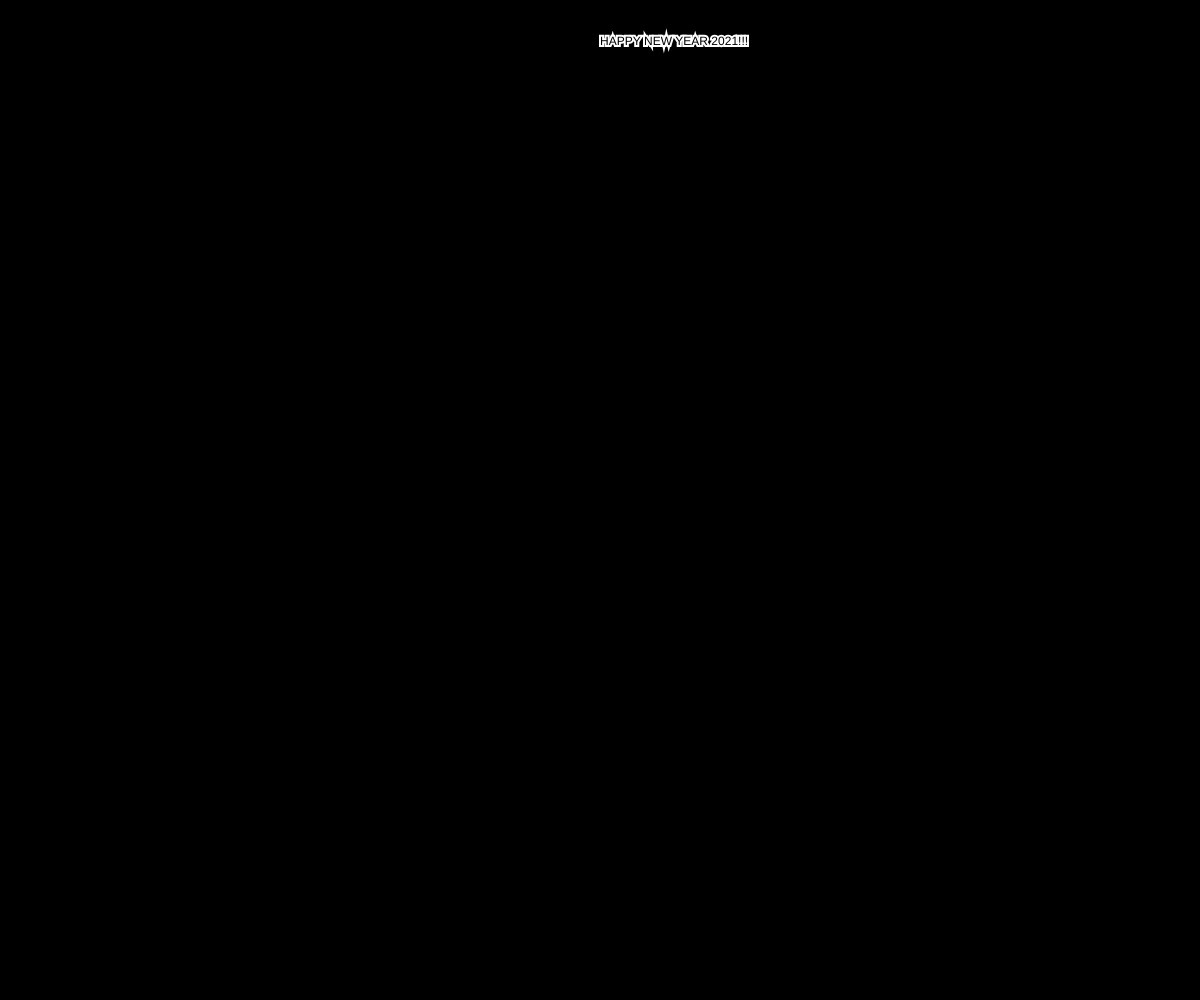
Frame 1 (no input)
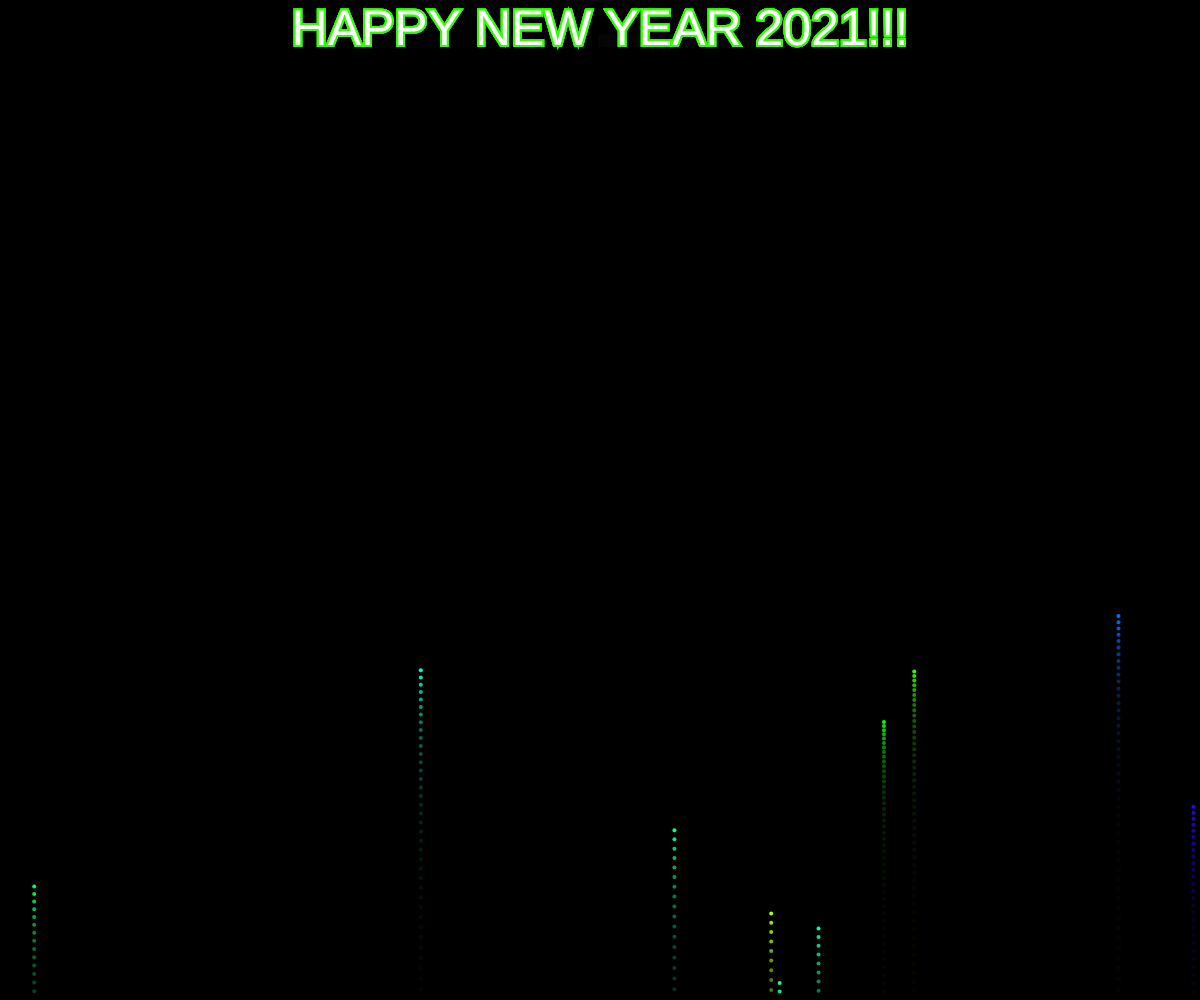
Frame 60 (no input)
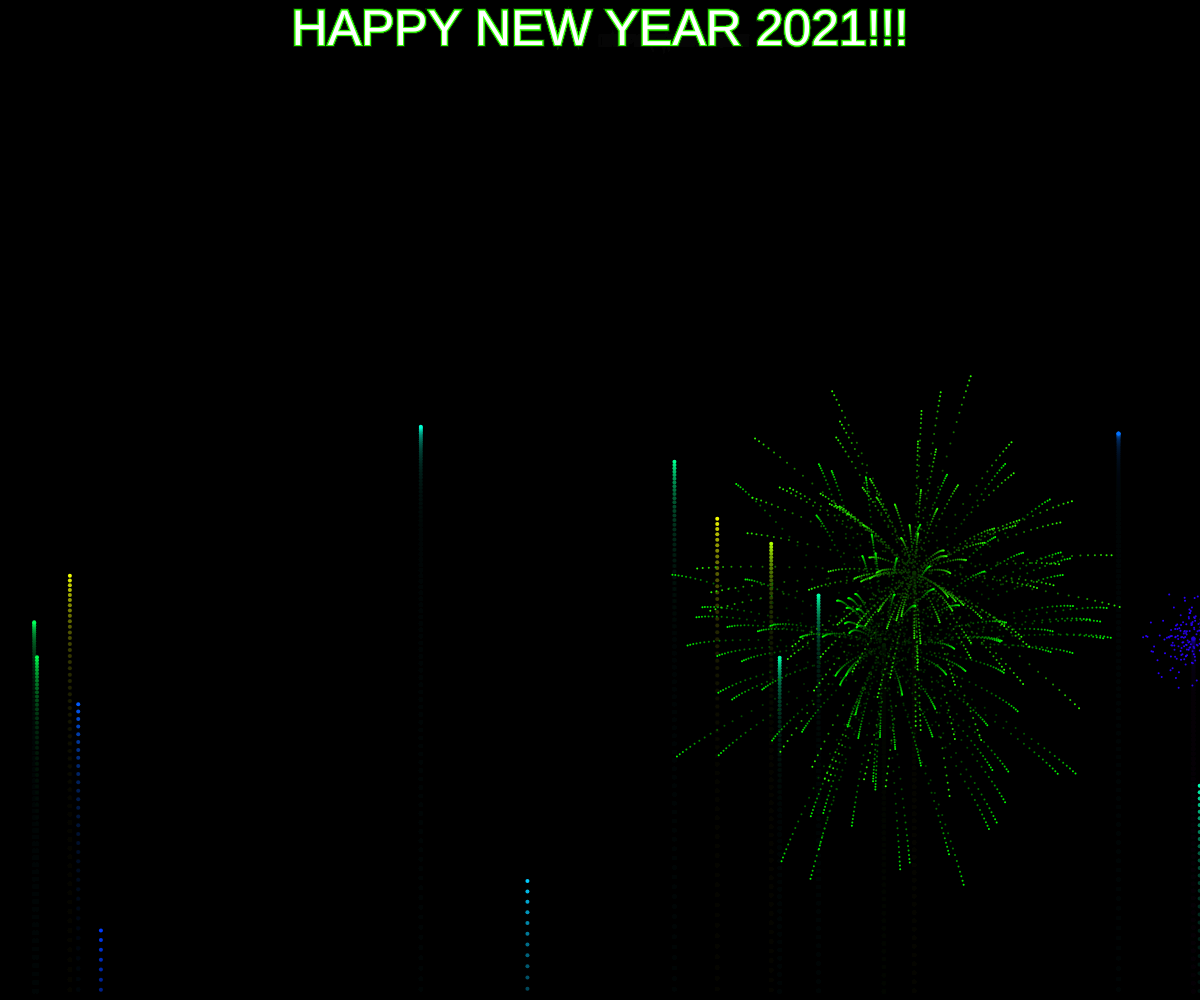
Frame 120 (the mouse pressed at the canvas centre since frame 60)

The p5.js sketch that drew these frames (run headless with seeded random() and noise() and a simulated clock; from frame 60 on, the mouse is pressed at the canvas centre):

// p5.js sketch
// ── sketch.js
var fireworks = [];
var gravity;

function setup() {
  createCanvas(windowWidth, windowHeight);
  colorMode(HSB);
  gravity = createVector(0, 0.1);
  stroke(255);
  strokeWeight(4);
  background(0);
}

function draw() {
  colorMode(RGB);
  background(0, 0, 0, 25);
  if (random(1) < 0.1) {
    fireworks.push(new Firework());
  }

  for (var i = fireworks.length - 1; i >= 0; i--) {
    fireworks[i].update();
    fireworks[i].show();
    if (fireworks[i].done()) {
      fireworks.splice(i, 1);
    }
  }

  text("HAPPY NEW YEAR 2021!!!", width / 2, 45);
  textAlign(CENTER);
  fill(255, 25);
  textSize(50);


}

// ── firework.js
function Firework() {

  this.hu = random(255);
  this.firework = new Particle(random(width), height, this.hu, true);
  this.exploded = false;
  this.particles = [];

  this.done = function() {
    if (this.exploded && this.particles.length === 0) {
      return true;
    } else {
      return false;
    }
  }

  this.update = function() {
    if (!this.exploded) {
      this.firework.applyForce(gravity);
      this.firework.update();
      if (this.firework.vel.y >= 0) {
        this.exploded = true;
        this.explode();
      }
    }
    for (var i = this.particles.length - 1; i >= 0; i--) {
      this.particles[i].applyForce(gravity);
      this.particles[i].update();
      if (this.particles[i].done()) {
        this.particles.splice(i, 1);
      }
    }
  }

  this.explode = function() {
    for (var i = 0; i < 100; i++) {
      var p = new Particle(this.firework.pos.x, this.firework.pos.y, this.hu,
        false);
      this.particles.push(p);
    }
  }

  this.show = function() {
    if (!this.exploded) {
      this.firework.show();
    }
    for (var i = 0; i < this.particles.length; i++) {
      this.particles[i].show();
    }

  }

}

// ── particle.js
function Particle(x, y, hu, firework) {
  this.pos = createVector(x, y);
  this.firework = firework;
  this.lifespan = 255;
  this.hu = hu

  if (this.firework) {
    this.vel = createVector(0, random(-12, -8));
  } else {
    this.vel = p5.Vector.random2D();
    this.vel.mult(random(5, 30));

  }
  this.acc = createVector(0, 0);

  this.applyForce = function(force) {
    this.acc.add(force);
  }

  this.update = function() {
    if (!this.firework) {
      this.vel.mult(0.9);
      this.lifespan -= 4;
    }
    this.vel.add(this.acc);
    this.pos.add(this.vel);
    this.acc.mult(0);
  }

  this.done = function() {
    if (this.lifespan < 0) {
      return true;
    } else {
      return false;
    }
  }

  this.show = function() {
    colorMode(HSB);
    if (!this.firework) {
      strokeWeight(2);
      stroke(this.hu, 255, 255, this.lifespan);
    } else {
      strokeWeight(4);
      stroke(this.hu, 255, 255);
    }
    point(this.pos.x, this.pos.y);
  }
}
